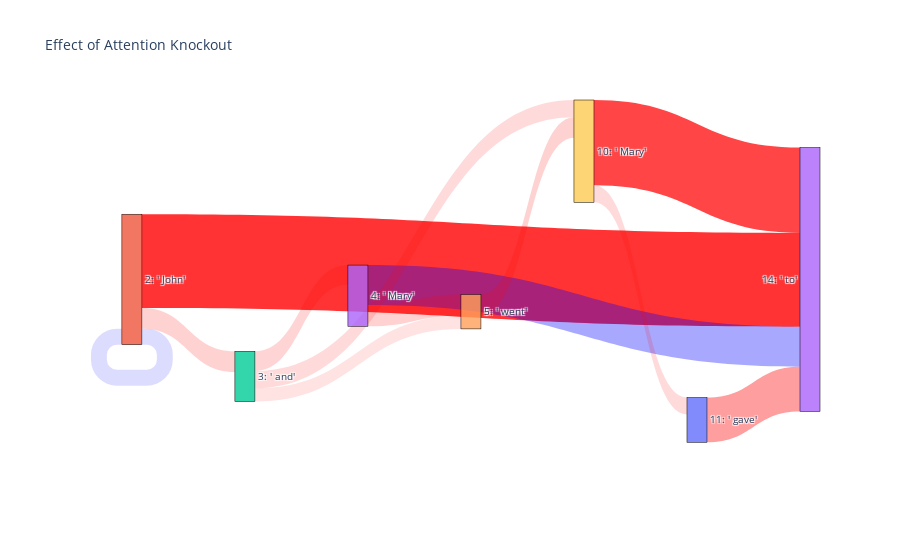
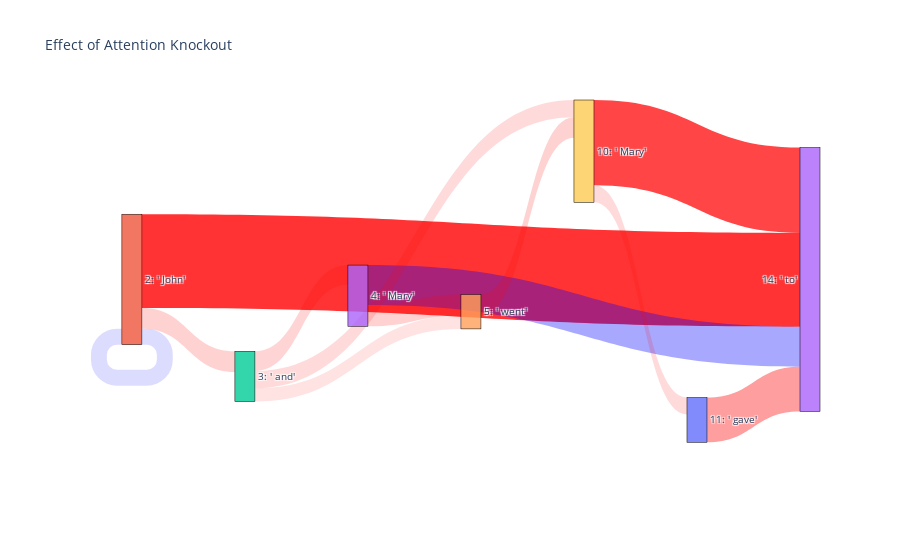

Here is the notebook cell these charts were saved with, in order:
### Code cell
threshold = 0.4
prompt = "When John and Mary went to the store, Mary gave a book to"
c = d.connectom(model, prompt,
          d.logit_diff_metric(model, ' Mary', ' John'),
          d.ZeroPattern(),
          strategy=partial(d.explore_backtrack, threshold=threshold),
          # strategy=explore_all_pairs,
)
sankey_diagram_of_connectome(model, prompt, c, threshold=threshold)

### Figure 1 — Plotly figure (JSON) as saved in the notebook; plotly's stock layout.template omitted (floating-point values rounded to 4 significant figures)
{"data": [{"link": {"color": ["rgba(255,0,0, 0.800000011920929)", "rgba(0,0,255, 0.3411199450492859)", "rgba(255,0,0, 0.7280845642089844)", "rgba(255,0,0, 0.3815326392650604)", "rgba(255,0,0, 0.14629991352558136)", "rgba(255,0,0, 0.17478002607822418)", "rgba(255,0,0, 0.1450323909521103)", "rgba(0,0,255, 0.13573066890239716)", "rgba(255,0,0, 0.17723959684371948)", "rgba(255,0,0, 0.16855402290821075)", "rgba(255,0,0, 0.11265745013952255)", "rgba(255,0,0, 0.1807754784822464)"], "label": ["All layers", "All layers", "All layers", "All layers", "All layers", "All layers", "All layers", "All layers", "All layers", "All layers", "All layers", "All layers"], "source": [1, 3, 9, 10, 2, 4, 9, 1, 1, 2, 2, 3], "target": [13, 13, 13, 13, 9, 9, 10, 1, 2, 3, 4, 4], "value": [3.376, 1.439, 3.072, 1.61, 0.6173, 0.7375, 0.6119, 0.5727, 0.7478, 0.7112, 0.4753, 0.7628]}, "node": {"label": ["1: 'When'", "2: ' John'", "3: ' and'", "4: ' Mary'", "5: ' went'", "6: ' to'", "7: ' the'", "8: ' store'", "9: ','", "10: ' Mary'", "11: ' gave'", "12: ' a'", "13: ' book'", "14: ' to'"], "line": {"color": "black", "width": 0.5}, "pad": 15, "thickness": 20}, "type": "sankey"}], "layout": {"title": {"text": "Effect of Attention Knockout"}, "font": {"size": 10}}}

### Figure 2 — Plotly figure (JSON) as saved in the notebook; plotly's stock layout.template omitted (floating-point values rounded to 4 significant figures)
{"data": [{"link": {"color": ["rgba(255,0,0, 0.800000011920929)", "rgba(0,0,255, 0.3411199450492859)", "rgba(255,0,0, 0.7280845642089844)", "rgba(255,0,0, 0.3815326392650604)", "rgba(255,0,0, 0.14629991352558136)", "rgba(255,0,0, 0.17478002607822418)", "rgba(255,0,0, 0.1450323909521103)", "rgba(0,0,255, 0.13573066890239716)", "rgba(255,0,0, 0.17723959684371948)", "rgba(255,0,0, 0.16855402290821075)", "rgba(255,0,0, 0.11265745013952255)", "rgba(255,0,0, 0.1807754784822464)"], "label": ["All layers", "All layers", "All layers", "All layers", "All layers", "All layers", "All layers", "All layers", "All layers", "All layers", "All layers", "All layers"], "source": [1, 3, 9, 10, 2, 4, 9, 1, 1, 2, 2, 3], "target": [13, 13, 13, 13, 9, 9, 10, 1, 2, 3, 4, 4], "value": [3.376, 1.439, 3.072, 1.61, 0.6173, 0.7375, 0.6119, 0.5727, 0.7478, 0.7112, 0.4753, 0.7628]}, "node": {"label": ["1: 'When'", "2: ' John'", "3: ' and'", "4: ' Mary'", "5: ' went'", "6: ' to'", "7: ' the'", "8: ' store'", "9: ','", "10: ' Mary'", "11: ' gave'", "12: ' a'", "13: ' book'", "14: ' to'"], "line": {"color": "black", "width": 0.5}, "pad": 15, "thickness": 20}, "type": "sankey"}], "layout": {"title": {"text": "Effect of Attention Knockout"}, "font": {"size": 10}}}
